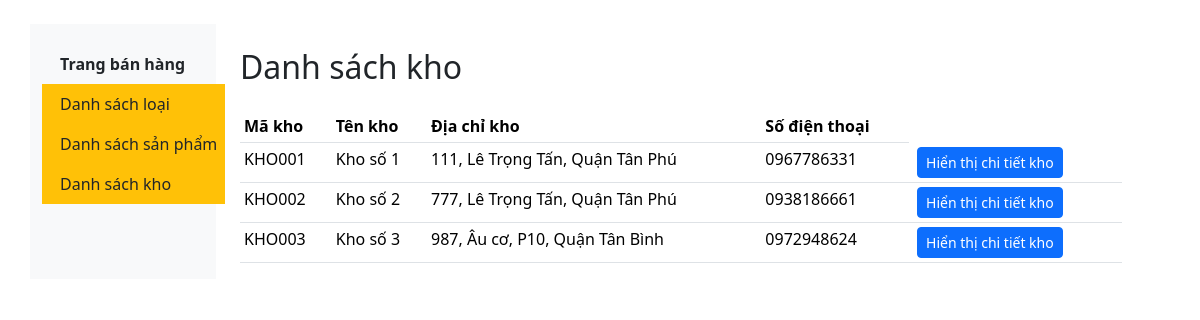
Screenshot of /dsKho with the database file from the repository.
### TraiCay/models.py (models this page shows)
class Kho(models.Model):
    MaKho = models.CharField(max_length=10, primary_key=True)
    TenKho = models.CharField(max_length=100)
    DiaChiKho = models.CharField(max_length=100)
    SDT = models.CharField(max_length=20)

### TraiCay/views.py (the view)
# urls.py: path('dsKho', views.list_Kho, name='dsKho'),
def list_Kho(request):
    data2 = {
        'ds_Kho': Kho.objects.all(),
    }
    return render(request, 'admin_pages/dsKho.html', data2)

### TraiCay/templates/admin_pages/dsKho.html (shortened to what this page needs)
{% extends "layout/admin_layout/layout.html" %}
{% block content %}
<div class="container mt-4">
    <h2 class="mb-4">Danh sách kho</h2>
    <table class="table table-hover table-sm w-100 mx-auto">
        <thead class="thead-dark">
            <tr>
                <th scope="col">Mã kho</th>
                <th scope="col">Tên kho</th>
                <th scope="col">Địa chỉ kho</th>
                <th scope="col">Số điện thoại</th>
            </tr>
        </thead>
        <tbody>
            {% for k in ds_Kho %}
            <tr>
                <td>{{ k.MaKho }}</td>
                <td>{{ k.TenKho }}</td>
                <td>{{ k.DiaChiKho }}</td>
                <td>{{ k.SDT }}</td>
                <td>
                    <a href="{% url 'ChiTietKho' Mk=k.MaKho %}" class="btn btn-sm btn-primary mx-1">Hiển thị chi tiết kho</a>
                </td>
            </tr>
            {% endfor %}
        </tbody>
    </table>
</div>
{% endblock %}

### rows the page displays
Kho: MaKho "KHO001", TenKho "Kho số 1", DiaChiKho "111, Lê Trọng Tấn, Quận Tân Phú", SDT "0967786331"
Kho: MaKho "KHO002", TenKho "Kho số 2", DiaChiKho "777, Lê Trọng Tấn, Quận Tân Phú", SDT "0938186661"
Kho: MaKho "KHO003", TenKho "Kho số 3", DiaChiKho "987, Âu cơ, P10, Quận Tân Bình", SDT "0972948624"
